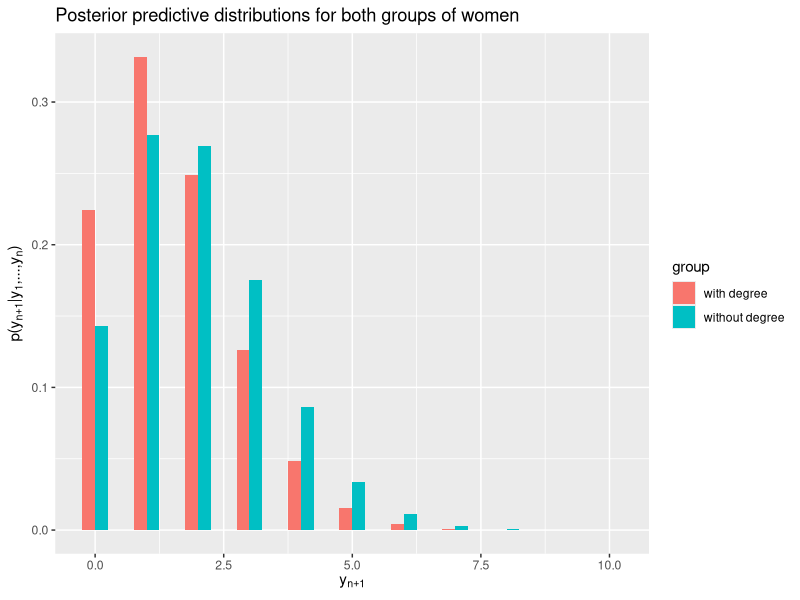

This figure's R source:
## ---- chunk 1
knitr::opts_chunk$set(echo = TRUE, fig.width=16, fig.height=9, dpi=150, highlight=T)

require(tidyverse)
require(knitr)
require(gridExtra)
## ---- chunk 2
fun1<-function(x){dgamma(x,219,112)}
fun2<-function(x){dgamma(x,68,45)}
middleInt<-function(x){integrate(fun1,x,Inf)$value}
outerInt<-function(x){fun2(x)*sapply(x,middleInt)}
integrate(outerInt,0,Inf)
## ---- chunk 3
y<-0:10
p1<-dnbinom(y,size=2+217,p=(1+111)/(1+111+1))
p2<-dnbinom(y,size=2+66,p=(1+44)/(1+44+1))
dat<-data.frame(y=c(y,y),p=c(p1,p2),group=c(rep("without degree",11),rep("with degree",11)))

ggplot(data=dat,mapping=aes(x=y,y=p,fill=group)) +
  geom_bar(position="dodge",stat="identity",width=0.5) +
  xlab(expression(y[n+1])) +
  ylab(expression(paste(sep="","p(",y[n+1],"|",y[1],",...,",y[n],")"))) +
  ggtitle("Posterior predictive distributions for both groups of women")
